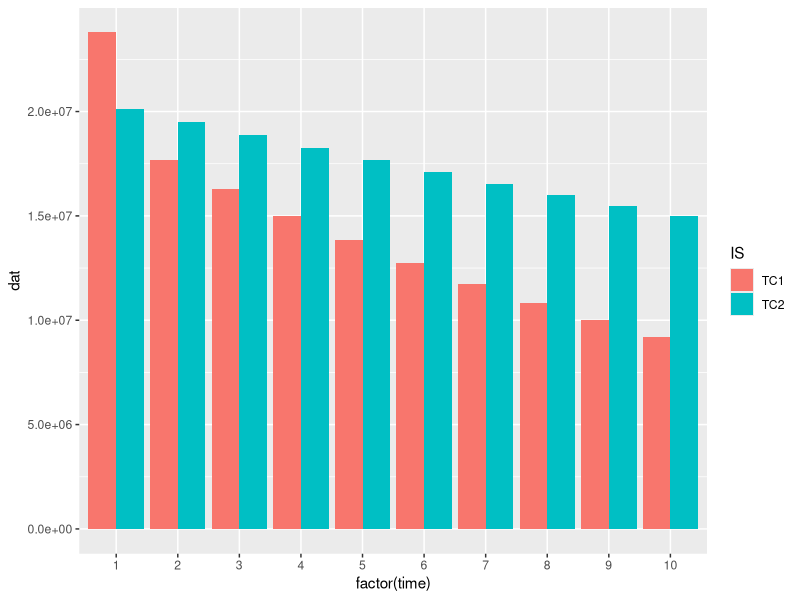

Recreate this plot in R. (Note: this script raises an error after producing the figure.)
#this subroutine is used to estimate the cashflow of an investment for pump stations
Npumps = 6 #total number of pumps
TPeriod=10 #this infers 5 years
TC1<-matrix(nrow=TPeriod,ncol = Npumps) #Option 1
TC2<-matrix(nrow=TPeriod,ncol = Npumps) #Option 2
CAPEX<-matrix(nrow=TPeriod,ncol = Npumps) #Captical investment cost
OPEX<-matrix(nrow=TPeriod,ncol = Npumps) #Operational Cost
delta<-matrix(nrow=TPeriod,ncol = Npumps) #decrease in efficiency
epsilonold<-matrix(nrow=TPeriod,ncol = Npumps) #decrease in efficiency
epsilonnew<-matrix(nrow=TPeriod,ncol = Npumps) #decrease in efficiency
u<-matrix(nrow=TPeriod,ncol = Npumps) #ultilization
rho=0.085 #discount factor
pricee=6.5
hoursepower=500
utilization=0.98
Newpumpcost=5000000
#Option 1 - Stagging investment for pump
for (t in 1: TPeriod){
  if (t<2){
    for (i in 1:Npumps){
      epsilonold[t,i]<-1.05
    }
  } else {
    for (i in 1:Npumps){
    epsilonold[t,i]<-epsilonold[t-1,i]*1.05
    }
  }
}
for (t in 1:TPeriod){
  for (i in 1:Npumps){
    delta[,]<-0
    delta[1,1]<-1
    epsilonnew[1,1]<-1
    delta[2,2]<-1
    epsilonnew[2,2]<-1
    delta[3,3]<-1
    epsilonnew[3,3]<-1
    delta[4,4]<-1
    epsilonnew[4,4]<-1
    delta[5,5]<-1
    epsilonnew[5,5]<-1
    delta[6,6]<-1
    epsilonnew[6,6]<-1
    CAPEX[t,i]<-Newpumpcost #peso
    u[t,i]<-utilization
    OPEX[t,i]<- pricee*hoursepower*365*24*0.746*u[t,i] #peso
      }
}
#this part is used to set the parameter value for epsilon
for (t in 1: TPeriod){
  for (i in 1:Npumps){
    if (delta[t,i]==1){
      epsilonnew[t,i]<-1
    } else if (i==1 & t==1){
        epsilonnew[t,i]<-1
    } else if (t>1){
      epsilonnew[t,i]<-epsilonnew[t-1,i]*1
    }
  }
}
epsilonnew[is.na(epsilonnew)] <- 0
#redefine the value of epsilonold based on new value of epsilonnew
for (t in 1: TPeriod){
  for (i in 1:Npumps){
    if (epsilonnew[t,i]<1){
      epsilonold[t,i]<-epsilonold[t,i]
    } else if (epsilonnew[t,i]==1){
       epsilonold[t,i]<-0
     } 
   }
 }
for (i in 1:Npumps){
  for (t in 1:TPeriod){
    TC1[t,i]<-(((CAPEX[t,i]*delta[t,i]+OPEX[t,i]*epsilonnew[t,i]))+(1-delta[t,i])*OPEX[t,i]*epsilonold[t,i])/(1+rho)**t
  }
}
cat("Replacement of pumps \n")
print(TC1)
#stop("dd")
#Option 2 - Do Nothing
for (t in 1:TPeriod){
  for (i in 1:Npumps){
    delta[,]<-0
    CAPEX[t,i]<-0 #peso
    u[t,i]<-utilization
    epsilonnew[t,i]<-1.0
      OPEX[t,i]<- pricee*hoursepower*365*24*0.746*u[t,i] #peso
  }
}
for (t in 1: TPeriod){
  if (t<2){
    for (i in 1:Npumps){
      epsilonold[t,i]<-1.05
    }
  } else {
    for (i in 1:Npumps){
      epsilonold[t,i]<-epsilonold[t-1,i]*1.05
    }
  }
}
for (i in 1:Npumps){
  for (t in 1:TPeriod){
    TC2[t,i]<-(((CAPEX[t,i]+OPEX[t,i]*epsilonnew[t,i])*delta[t,i])+(1-delta[t,i])*OPEX[t,i]*epsilonold[t,i])/(1+rho)**t
  }
}
cat("Do Nothing \n")
print(TC2)

cat("The difference of investment \n")
print(TC1-TC2)
#plot the graph for comparison
library(ggplot2)
time=c(1:TPeriod)
x<-data.frame(dat=TC1[,1],IS=rep("TC1"))
y<-data.frame(dat=TC2[,1],IS=rep("TC2"))
x<-cbind(time,x)
y<-cbind(time,y)
xy <- rbind(x, y)
ggplot(xy, aes(fill=IS, y=dat, x=factor(time))) + geom_bar(position="dodge", stat="identity")
dev.copy(png,'ROIpump_roi.png',width = 800, height = 500)
dev.off()

stop("")
TC1<-data.frame(TC1,IS=rep("TC1"))
TC2<-data.frame(TC2,IS=rep("TC2"))
#TC2<-data.frame(TC2=TC2[,1])
#TC1<-data.frame(TC1)
#TC2<-data.frame(TC2)
TC1<-cbind(time,TC1)
TC2<-cbind(time,TC2)
library(reshape)
mdataTC1 <- melt(TC1,id=c("time","IS"))
mdataTC2 <- melt(TC2,id=c("time","IS"))
#joint the two data
total <- rbind(mdataTC1, mdataTC2)
ggplot(total, aes(fill=IS, y=value, x=factor(time)),variable=X1) + geom_bar(position="dodge", stat="identity")
#ggplot(total, aes(fill=variable, y=value, x=factor(time)),variable=X1) + geom_bar(position="fill", stat="identity")

#ggplot(total, aes(y=value, x=variable, color=IS, fill=IS)) + geom_bar( stat="identity") +   facet_wrap(~factor(time))
